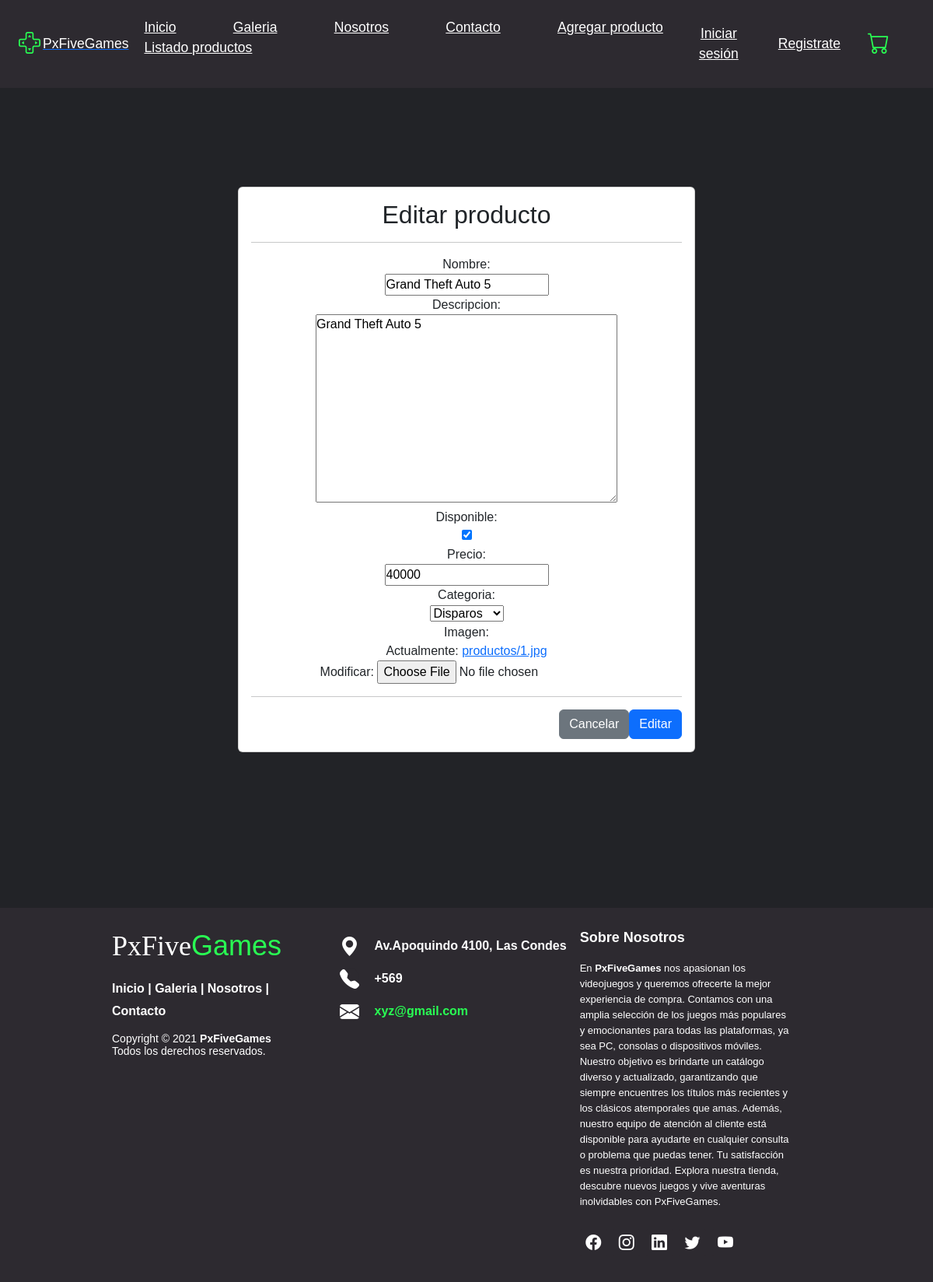
Page /modificar-producto/1/ on the earlier database version.
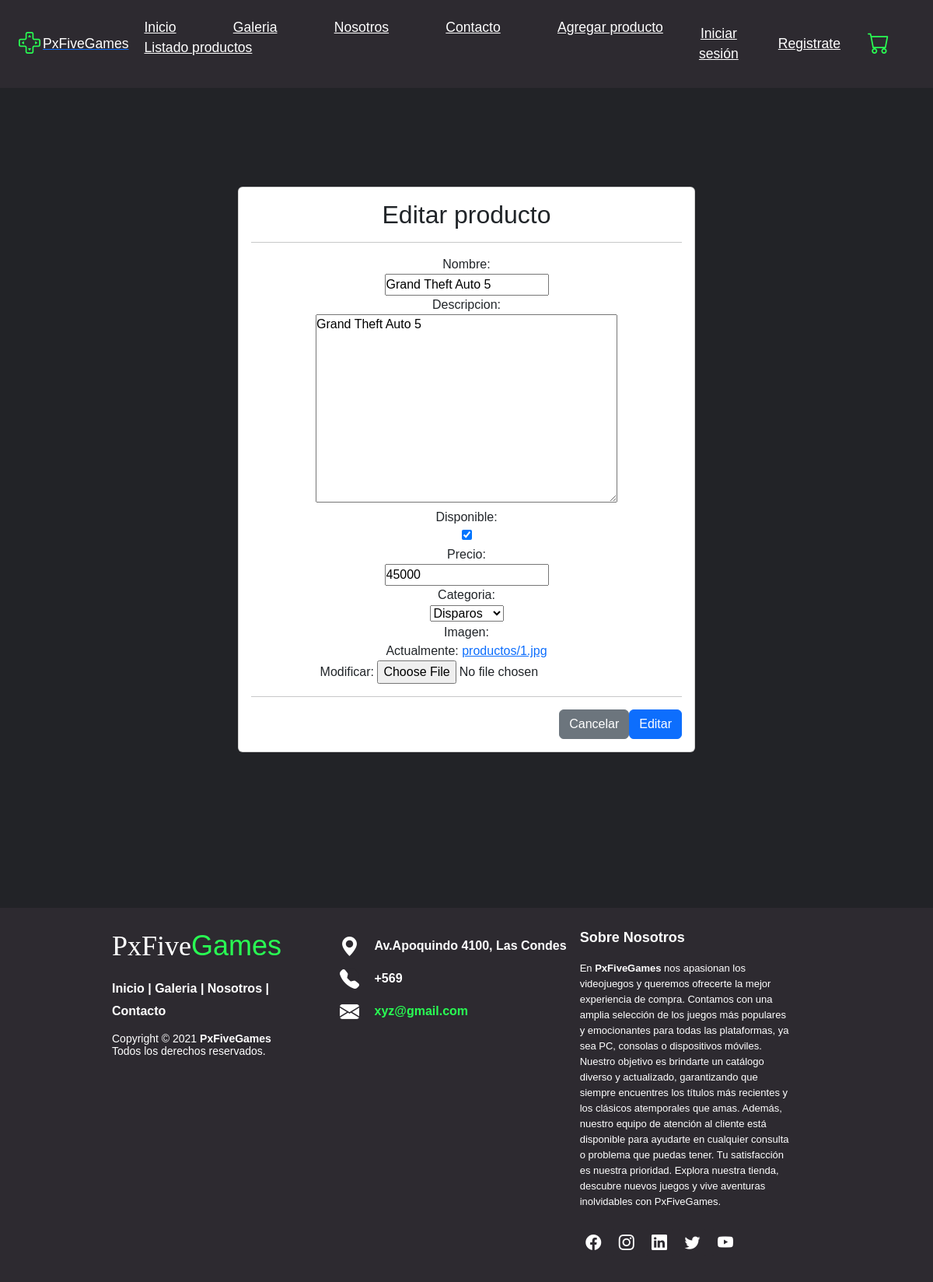
Same page on the later database version.
### pxfivegames/models.py (models this page shows, shortened)
class Producto(models.Model):
    nombre = models.CharField(max_length=50)
    descripcion = models.TextField()
    disponible = models.BooleanField()
    precio = models.IntegerField()
    categoria = models.ForeignKey(Categoria, on_delete=models.PROTECT)
    imagen = models.ImageField(upload_to="productos", null=True)

class Categoria(models.Model):
    nombre = models.CharField(max_length=50)
    def __str__(self):
        return self.nombre

### pxfivegames/views.py (the view, shortened to what this page needs)
# urls.py: path('modificar-producto/<id>/', modificar_producto, name="modificar_producto"),
def modificar_producto(request, id):
    producto = get_object_or_404(Producto, id=id)
    data = {
        'form': ProductoForm(instance=producto)
    }
    return render(request, 'pxfivegames/producto/modificar.html', data)

### pxfivegames/forms.py
class ProductoForm(forms.ModelForm):
    class Meta:
        model = Producto
        fields = '__all__'

### pxfivegames/templates/pxfivegames/producto/modificar.html (shortened to what this page needs)
{% extends 'pxfivegames/base.html' %}
{% block contenido %}
<div class="row">
  <div class="col-12 col-md-6 offset-md-3">
    <br><br><br><br><br>
    <div class="card">
      <div class="card-body">
        <h2>Editar producto</h2>
        <hr>
        <form action="" method="post" enctype="multipart/form-data">
          {% csrf_token %} {{ form }}
          <hr>
          <div class="d-flex justify-content-end">
            <input type="reset" value="Cancelar" class="btn btn-secondary" />
            <input type="submit" value="Editar" class="btn btn-primary" />
          </div>
        </form>
      </div>
    </div>
  </div>
</div>
{% endblock %}

Differences in the rows shown:
changed Producto "Grand Theft Auto 5": precio "40000" → "45000"
